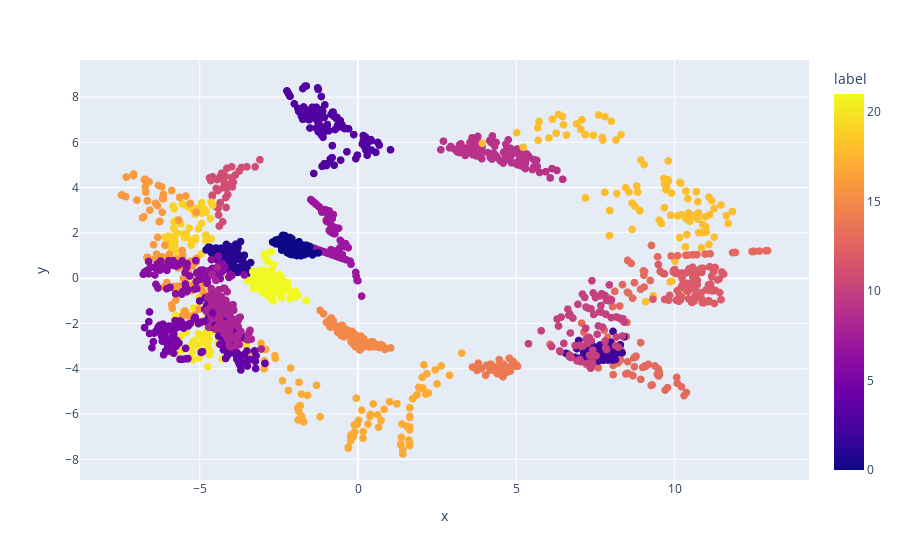

The cell this chart's notebook holds for it:
### Markdown cell above
2D

### Code cell
from sklearn.manifold import Isomap
import plotly.express as px

# Crear una instancia de Isomap con 2 componentes para reducción a 2D
isomap_df = Isomap(n_neighbors=4, n_components=2)
isomap_df.fit(df_std)
projections_isomap = isomap_df.transform(df_std)

# Crear el gráfico de dispersión en 2D con Plotly Express
fig = px.scatter(
    x=projections_isomap[:, 0], y=projections_isomap[:, 1],
    color=df['label'], labels={'color': 'label'}
)
fig.update_traces(marker_size=8)
fig.show()

### Figure 1 — Plotly figure (JSON) as saved in the notebook; plotly's stock layout.template omitted (floating-point values rounded to 4 significant figures; data arrays with more than 128 entries replaced by an {"elided": "..."} marker saying what was removed)
{"data": [{"hovertemplate": "x=%{x}<br>y=%{y}<br>label=%{marker.color}<extra></extra>", "legendgroup": "", "marker": {"color": {"elided": "1941 int values"}, "coloraxis": "coloraxis", "size": 8, "symbol": "circle"}, "mode": "markers", "name": "", "showlegend": false, "type": "scattergl", "x": {"elided": "1941 float values"}, "xaxis": "x", "y": {"elided": "1941 float values"}, "yaxis": "y"}], "layout": {"coloraxis": {"colorbar": {"title": {"text": "label"}}, "colorscale": [[0, "#0d0887"], [0.1111, "#46039f"], [0.2222, "#7201a8"], [0.3333, "#9c179e"], [0.4444, "#bd3786"], [0.5556, "#d8576b"], [0.6667, "#ed7953"], [0.7778, "#fb9f3a"], [0.8889, "#fdca26"], [1, "#f0f921"]]}, "legend": {"tracegroupgap": 0}, "margin": {"t": 60}, "xaxis": {"anchor": "y", "domain": [0, 1], "title": {"text": "x"}}, "yaxis": {"anchor": "x", "domain": [0, 1], "title": {"text": "y"}}}}
